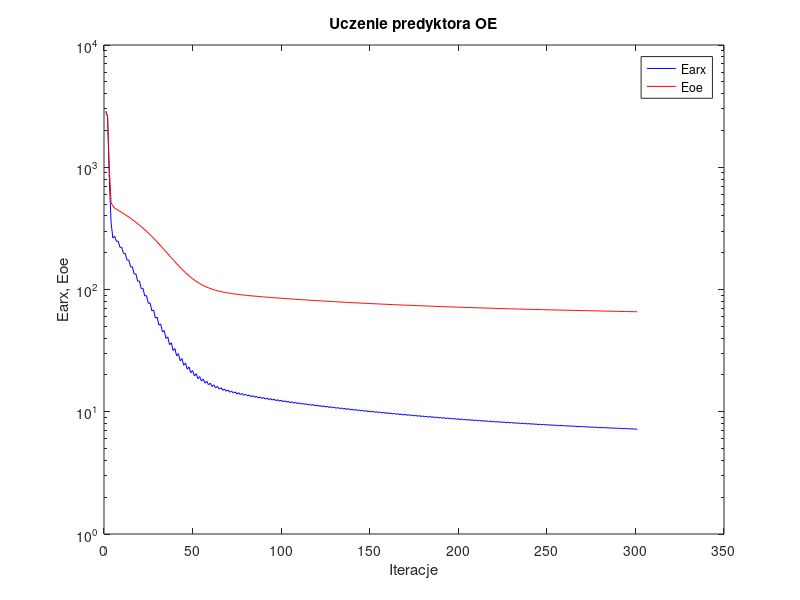
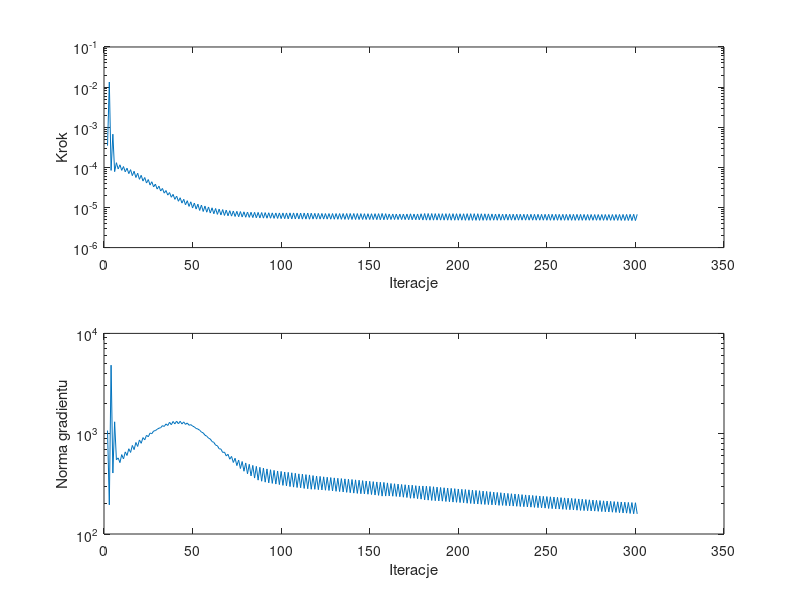

Reproduce these figures in MATLAB, in order.
%uczenie predyktora oe
clear all;
n=0; farx(n+1)=2.866968e+003; foe(n+1)=2.853931e+003; wspucz(n+1)=0.000000e+000; ng(n+1)=0.000000e+000;
n=1; farx(n+1)=2.600613e+003; foe(n+1)=2.607058e+003; krok(n+1)=3.467612e-004; ng(n+1)=1.075223e+003;
n=2; farx(n+1)=7.997455e+002; foe(n+1)=9.867773e+002; krok(n+1)=1.340015e-002; ng(n+1)=1.950544e+002;
n=3; farx(n+1)=3.519130e+002; foe(n+1)=5.106915e+002; krok(n+1)=8.388029e-005; ng(n+1)=4.820287e+003;
n=4; farx(n+1)=2.634756e+002; foe(n+1)=4.845518e+002; krok(n+1)=6.710424e-004; ng(n+1)=4.053785e+002;
n=5; farx(n+1)=2.736911e+002; foe(n+1)=4.630241e+002; krok(n+1)=7.813213e-005; ng(n+1)=1.313703e+003;
n=6; farx(n+1)=2.477167e+002; foe(n+1)=4.535429e+002; krok(n+1)=1.306689e-004; ng(n+1)=5.489194e+002;
n=7; farx(n+1)=2.486752e+002; foe(n+1)=4.449496e+002; krok(n+1)=9.108681e-005; ng(n+1)=5.738661e+002;
n=8; farx(n+1)=2.212160e+002; foe(n+1)=4.360904e+002; krok(n+1)=1.157762e-004; ng(n+1)=5.148993e+002;
n=9; farx(n+1)=2.220783e+002; foe(n+1)=4.274129e+002; krok(n+1)=8.408970e-005; ng(n+1)=6.188430e+002;
n=10; farx(n+1)=1.968638e+002; foe(n+1)=4.184260e+002; krok(n+1)=1.046887e-004; ng(n+1)=5.600575e+002;
n=11; farx(n+1)=1.972935e+002; foe(n+1)=4.096348e+002; krok(n+1)=7.737572e-005; ng(n+1)=6.584564e+002;
n=12; farx(n+1)=1.740342e+002; foe(n+1)=4.005283e+002; krok(n+1)=9.531131e-005; ng(n+1)=6.062555e+002;
n=13; farx(n+1)=1.743566e+002; foe(n+1)=3.916012e+002; krok(n+1)=6.976007e-005; ng(n+1)=7.077995e+002;
n=14; farx(n+1)=1.529382e+002; foe(n+1)=3.823597e+002; krok(n+1)=8.763006e-005; ng(n+1)=6.502760e+002;
n=15; farx(n+1)=1.533349e+002; foe(n+1)=3.732918e+002; krok(n+1)=6.208744e-005; ng(n+1)=7.641817e+002;
n=16; farx(n+1)=1.338521e+002; foe(n+1)=3.639129e+002; krok(n+1)=7.999634e-005; ng(n+1)=6.938203e+002;
n=17; farx(n+1)=1.343209e+002; foe(n+1)=3.547535e+002; krok(n+1)=5.581911e-005; ng(n+1)=8.172105e+002;
n=18; farx(n+1)=1.168226e+002; foe(n+1)=3.453130e+002; krok(n+1)=7.148615e-005; ng(n+1)=7.459350e+002;
n=19; farx(n+1)=1.173513e+002; foe(n+1)=3.361178e+002; krok(n+1)=5.036707e-005; ng(n+1)=8.663150e+002;
n=20; farx(n+1)=1.017429e+002; foe(n+1)=3.266628e+002; krok(n+1)=6.336792e-005; ng(n+1)=8.021301e+002;
n=21; farx(n+1)=1.023687e+002; foe(n+1)=3.174751e+002; krok(n+1)=4.554340e-005; ng(n+1)=9.145862e+002;
n=22; farx(n+1)=8.848801e+001; foe(n+1)=3.080693e+002; krok(n+1)=5.581911e-005; ng(n+1)=8.687249e+002;
n=23; farx(n+1)=8.923129e+001; foe(n+1)=2.989263e+002; krok(n+1)=4.063037e-005; ng(n+1)=9.647843e+002;
n=24; farx(n+1)=7.691854e+001; foe(n+1)=2.895736e+002; krok(n+1)=4.963293e-005; ng(n+1)=9.317118e+002;
n=25; farx(n+1)=7.780020e+001; foe(n+1)=2.805290e+002; krok(n+1)=3.625046e-005; ng(n+1)=1.015216e+003;
n=26; farx(n+1)=6.692508e+001; foe(n+1)=2.713114e+002; krok(n+1)=4.381554e-005; ng(n+1)=1.000049e+003;
n=27; farx(n+1)=6.794241e+001; foe(n+1)=2.624329e+002; krok(n+1)=3.242569e-005; ng(n+1)=1.063562e+003;
n=28; farx(n+1)=5.838147e+001; foe(n+1)=2.534436e+002; krok(n+1)=3.834757e-005; ng(n+1)=1.073618e+003;
n=29; farx(n+1)=5.948076e+001; foe(n+1)=2.448114e+002; krok(n+1)=2.877521e-005; ng(n+1)=1.106524e+003;
n=30; farx(n+1)=5.108078e+001; foe(n+1)=2.360923e+002; krok(n+1)=3.400119e-005; ng(n+1)=1.134708e+003;
n=31; farx(n+1)=5.227691e+001; foe(n+1)=2.277814e+002; krok(n+1)=2.568950e-005; ng(n+1)=1.147785e+003;
n=32; farx(n+1)=4.491916e+001; foe(n+1)=2.194553e+002; krok(n+1)=2.979031e-005; ng(n+1)=1.202980e+003;
n=33; farx(n+1)=4.615374e+001; foe(n+1)=2.115520e+002; krok(n+1)=2.277085e-005; ng(n+1)=1.180726e+003;
n=34; farx(n+1)=3.972369e+001; foe(n+1)=2.036663e+002; krok(n+1)=2.647223e-005; ng(n+1)=1.252038e+003;
n=35; farx(n+1)=4.098522e+001; foe(n+1)=1.962479e+002; krok(n+1)=2.031518e-005; ng(n+1)=1.206293e+003;
n=36; farx(n+1)=3.535270e+001; foe(n+1)=1.888990e+002; krok(n+1)=2.352777e-005; ng(n+1)=1.299072e+003;
n=37; farx(n+1)=3.661874e+001; foe(n+1)=1.820258e+002; krok(n+1)=1.799322e-005; ng(n+1)=1.228629e+003;
n=38; farx(n+1)=3.168770e+001; foe(n+1)=1.752551e+002; krok(n+1)=2.122479e-005; ng(n+1)=1.324778e+003;
n=39; farx(n+1)=3.293959e+001; foe(n+1)=1.689746e+002; krok(n+1)=1.593982e-005; ng(n+1)=1.253022e+003;
n=40; farx(n+1)=2.865089e+001; foe(n+1)=1.628237e+002; krok(n+1)=1.918810e-005; ng(n+1)=1.334228e+003;
n=41; farx(n+1)=2.985191e+001; foe(n+1)=1.571782e+002; krok(n+1)=1.428638e-005; ng(n+1)=1.254705e+003;
n=42; farx(n+1)=2.611507e+001; foe(n+1)=1.516780e+002; krok(n+1)=1.747813e-005; ng(n+1)=1.330862e+003;
n=43; farx(n+1)=2.726073e+001; foe(n+1)=1.466704e+002; krok(n+1)=1.283755e-005; ng(n+1)=1.249871e+003;
n=44; farx(n+1)=2.401391e+001; foe(n+1)=1.418220e+002; krok(n+1)=1.602405e-005; ng(n+1)=1.310969e+003;
n=45; farx(n+1)=2.509258e+001; foe(n+1)=1.374436e+002; krok(n+1)=1.165597e-005; ng(n+1)=1.237859e+003;
n=46; farx(n+1)=2.227302e+001; foe(n+1)=1.332346e+002; krok(n+1)=1.476011e-005; ng(n+1)=1.279148e+003;
n=47; farx(n+1)=2.327583e+001; foe(n+1)=1.294557e+002; krok(n+1)=1.063629e-005; ng(n+1)=1.213547e+003;
n=48; farx(n+1)=2.081317e+001; foe(n+1)=1.258446e+002; krok(n+1)=1.384553e-005; ng(n+1)=1.231092e+003;
n=49; farx(n+1)=2.174973e+001; foe(n+1)=1.226099e+002; krok(n+1)=9.681156e-006; ng(n+1)=1.190745e+003;
n=50; farx(n+1)=1.963645e+001; foe(n+1)=1.195422e+002; krok(n+1)=1.290553e-005; ng(n+1)=1.168483e+003;
n=51; farx(n+1)=2.048686e+001; foe(n+1)=1.168253e+002; krok(n+1)=9.119360e-006; ng(n+1)=1.127856e+003;
n=52; farx(n+1)=1.863872e+001; foe(n+1)=1.142674e+002; krok(n+1)=1.209447e-005; ng(n+1)=1.113271e+003;
n=53; farx(n+1)=1.941905e+001; foe(n+1)=1.119868e+002; krok(n+1)=8.429495e-006; ng(n+1)=1.082881e+003;
n=54; farx(n+1)=1.782100e+001; foe(n+1)=1.098510e+002; krok(n+1)=1.149974e-005; ng(n+1)=1.037678e+003;
n=55; farx(n+1)=1.852601e+001; foe(n+1)=1.079583e+002; krok(n+1)=7.940086e-006; ng(n+1)=1.018655e+003;
n=56; farx(n+1)=1.714615e+001; foe(n+1)=1.061916e+002; krok(n+1)=1.085468e-005; ng(n+1)=9.658662e+002;
n=57; farx(n+1)=1.778088e+001; foe(n+1)=1.046312e+002; krok(n+1)=7.622483e-006; ng(n+1)=9.447838e+002;
n=58; farx(n+1)=1.656880e+001; foe(n+1)=1.031819e+002; krok(n+1)=1.029142e-005; ng(n+1)=9.023106e+002;
n=59; farx(n+1)=1.714711e+001; foe(n+1)=1.018886e+002; krok(n+1)=7.258975e-006; ng(n+1)=8.854791e+002;
n=60; farx(n+1)=1.608618e+001; foe(n+1)=1.006935e+002; krok(n+1)=9.809075e-006; ng(n+1)=8.349132e+002;
n=61; farx(n+1)=1.660568e+001; foe(n+1)=9.962302e+001; krok(n+1)=6.971762e-006; ng(n+1)=8.194989e+002;
n=62; farx(n+1)=1.567113e+001; foe(n+1)=9.863169e+001; krok(n+1)=9.433029e-006; ng(n+1)=7.688091e+002;
n=63; farx(n+1)=1.613995e+001; foe(n+1)=9.774026e+001; krok(n+1)=6.723172e-006; ng(n+1)=7.588132e+002;
n=64; farx(n+1)=1.531067e+001; foe(n+1)=9.691229e+001; krok(n+1)=9.109987e-006; ng(n+1)=7.072923e+002;
n=65; farx(n+1)=1.573506e+001; foe(n+1)=9.616376e+001; krok(n+1)=6.503681e-006; ng(n+1)=7.030902e+002;
n=66; farx(n+1)=1.499188e+001; foe(n+1)=9.546488e+001; krok(n+1)=8.869972e-006; ng(n+1)=6.499845e+002;
n=67; farx(n+1)=1.538112e+001; foe(n+1)=9.482880e+001; krok(n+1)=6.325379e-006; ng(n+1)=6.558532e+002;
n=68; farx(n+1)=1.471103e+001; foe(n+1)=9.423339e+001; krok(n+1)=8.593476e-006; ng(n+1)=6.003642e+002;
n=69; farx(n+1)=1.506861e+001; foe(n+1)=9.368711e+001; krok(n+1)=6.202616e-006; ng(n+1)=6.233781e+002;
n=70; farx(n+1)=1.445956e+001; foe(n+1)=9.317337e+001; krok(n+1)=8.322079e-006; ng(n+1)=5.569597e+002;
n=71; farx(n+1)=1.478845e+001; foe(n+1)=9.269792e+001; krok(n+1)=6.089131e-006; ng(n+1)=5.935168e+002;
n=72; farx(n+1)=1.422766e+001; foe(n+1)=9.224699e+001; krok(n+1)=8.166804e-006; ng(n+1)=5.165122e+002;
n=73; farx(n+1)=1.453515e+001; foe(n+1)=9.182596e+001; krok(n+1)=5.965818e-006; ng(n+1)=5.693073e+002;
n=74; farx(n+1)=1.401627e+001; foe(n+1)=9.142428e+001; krok(n+1)=8.010217e-006; ng(n+1)=4.806881e+002;
n=75; farx(n+1)=1.430439e+001; foe(n+1)=9.104677e+001; krok(n+1)=5.876381e-006; ng(n+1)=5.465018e+002;
n=76; farx(n+1)=1.381811e+001; foe(n+1)=9.068392e+001; krok(n+1)=7.909320e-006; ng(n+1)=4.494704e+002;
n=77; farx(n+1)=1.409220e+001; foe(n+1)=9.034000e+001; krok(n+1)=5.782213e-006; ng(n+1)=5.282187e+002;
n=78; farx(n+1)=1.363449e+001; foe(n+1)=9.000804e+001; krok(n+1)=7.792977e-006; ng(n+1)=4.225269e+002;
n=79; farx(n+1)=1.389520e+001; foe(n+1)=8.969136e+001; krok(n+1)=5.705403e-006; ng(n+1)=5.109936e+002;
n=80; farx(n+1)=1.346229e+001; foe(n+1)=8.938372e+001; krok(n+1)=7.698578e-006; ng(n+1)=3.983506e+002;
n=81; farx(n+1)=1.371246e+001; foe(n+1)=8.908906e+001; krok(n+1)=5.667521e-006; ng(n+1)=4.954775e+002;
n=82; farx(n+1)=1.329831e+001; foe(n+1)=8.880184e+001; krok(n+1)=7.598479e-006; ng(n+1)=3.794959e+002;
n=83; farx(n+1)=1.353977e+001; foe(n+1)=8.852453e+001; krok(n+1)=5.597181e-006; ng(n+1)=4.830485e+002;
n=84; farx(n+1)=1.314214e+001; foe(n+1)=8.825318e+001; krok(n+1)=7.559406e-006; ng(n+1)=3.611174e+002;
n=85; farx(n+1)=1.337611e+001; foe(n+1)=8.799000e+001; krok(n+1)=5.523363e-006; ng(n+1)=4.723787e+002;
n=86; farx(n+1)=1.299349e+001; foe(n+1)=8.773149e+001; krok(n+1)=7.532364e-006; ng(n+1)=3.444292e+002;
n=87; farx(n+1)=1.322116e+001; foe(n+1)=8.748024e+001; krok(n+1)=5.476369e-006; ng(n+1)=4.625353e+002;
n=88; farx(n+1)=1.285108e+001; foe(n+1)=8.723296e+001; krok(n+1)=7.486185e-006; ng(n+1)=3.359022e+002;
n=89; farx(n+1)=1.307296e+001; foe(n+1)=8.699174e+001; krok(n+1)=5.424274e-006; ng(n+1)=4.538811e+002;
n=90; farx(n+1)=1.271498e+001; foe(n+1)=8.675374e+001; krok(n+1)=7.447416e-006; ng(n+1)=3.287842e+002;
n=91; farx(n+1)=1.293150e+001; foe(n+1)=8.652140e+001; krok(n+1)=5.396550e-006; ng(n+1)=4.454632e+002;
n=92; farx(n+1)=1.258452e+001; foe(n+1)=8.629178e+001; krok(n+1)=7.381362e-006; ng(n+1)=3.235197e+002;
n=93; farx(n+1)=1.279607e+001; foe(n+1)=8.606737e+001; krok(n+1)=5.386485e-006; ng(n+1)=4.373693e+002;
n=94; farx(n+1)=1.245750e+001; foe(n+1)=8.584535e+001; krok(n+1)=7.334139e-006; ng(n+1)=3.196057e+002;
n=95; farx(n+1)=1.266503e+001; foe(n+1)=8.562752e+001; krok(n+1)=5.347987e-006; ng(n+1)=4.312055e+002;
n=96; farx(n+1)=1.233532e+001; foe(n+1)=8.541184e+001; krok(n+1)=7.303802e-006; ng(n+1)=3.146266e+002;
n=97; farx(n+1)=1.253877e+001; foe(n+1)=8.520017e+001; krok(n+1)=5.329233e-006; ng(n+1)=4.248742e+002;
n=98; farx(n+1)=1.221518e+001; foe(n+1)=8.499045e+001; krok(n+1)=7.304702e-006; ng(n+1)=3.107986e+002;
n=99; farx(n+1)=1.241565e+001; foe(n+1)=8.478375e+001; krok(n+1)=5.269152e-006; ng(n+1)=4.208370e+002;
n=100; farx(n+1)=1.210020e+001; foe(n+1)=8.457890e+001; krok(n+1)=7.303802e-006; ng(n+1)=3.053091e+002;
n=101; farx(n+1)=1.229692e+001; foe(n+1)=8.437744e+001; krok(n+1)=5.254384e-006; ng(n+1)=4.152958e+002;
n=102; farx(n+1)=1.198703e+001; foe(n+1)=8.417764e+001; krok(n+1)=7.304702e-006; ng(n+1)=3.019606e+002;
n=103; farx(n+1)=1.218076e+001; foe(n+1)=8.398051e+001; krok(n+1)=5.201888e-006; ng(n+1)=4.116346e+002;
n=104; farx(n+1)=1.187723e+001; foe(n+1)=8.378484e+001; krok(n+1)=7.334139e-006; ng(n+1)=2.969083e+002;
n=105; farx(n+1)=1.206816e+001; foe(n+1)=8.359196e+001; krok(n+1)=5.173162e-006; ng(n+1)=4.076748e+002;
n=106; farx(n+1)=1.177105e+001; foe(n+1)=8.340061e+001; krok(n+1)=7.316160e-006; ng(n+1)=2.934674e+002;
n=107; farx(n+1)=1.195872e+001; foe(n+1)=8.321205e+001; krok(n+1)=5.160397e-006; ng(n+1)=4.031239e+002;
n=108; farx(n+1)=1.166859e+001; foe(n+1)=8.302493e+001; krok(n+1)=7.265431e-006; ng(n+1)=2.906013e+002;
n=109; farx(n+1)=1.185263e+001; foe(n+1)=8.284086e+001; krok(n+1)=5.173162e-006; ng(n+1)=3.977397e+002;
n=110; farx(n+1)=1.156638e+001; foe(n+1)=8.265809e+001; krok(n+1)=7.258975e-006; ng(n+1)=2.889129e+002;
n=111; farx(n+1)=1.174805e+001; foe(n+1)=8.247738e+001; krok(n+1)=5.123959e-006; ng(n+1)=3.952065e+002;
n=112; farx(n+1)=1.146814e+001; foe(n+1)=8.229793e+001; krok(n+1)=7.265431e-006; ng(n+1)=2.845773e+002;
n=113; farx(n+1)=1.164676e+001; foe(n+1)=8.212112e+001; krok(n+1)=5.123959e-006; ng(n+1)=3.908856e+002;
n=114; farx(n+1)=1.137103e+001; foe(n+1)=8.194554e+001; krok(n+1)=7.258975e-006; ng(n+1)=2.825784e+002;
n=115; farx(n+1)=1.154731e+001; foe(n+1)=8.177201e+001; krok(n+1)=5.093343e-006; ng(n+1)=3.880876e+002;
n=116; farx(n+1)=1.127881e+001; foe(n+1)=8.159978e+001; krok(n+1)=7.204914e-006; ng(n+1)=2.793648e+002;
n=117; farx(n+1)=1.145141e+001; foe(n+1)=8.143046e+001; krok(n+1)=5.134573e-006; ng(n+1)=3.823222e+002;
n=118; farx(n+1)=1.118724e+001; foe(n+1)=8.126232e+001; krok(n+1)=7.137645e-006; ng(n+1)=2.791514e+002;
n=119; farx(n+1)=1.135700e+001; foe(n+1)=8.109641e+001; krok(n+1)=5.126555e-006; ng(n+1)=3.786690e+002;
n=120; farx(n+1)=1.109761e+001; foe(n+1)=8.093156e+001; krok(n+1)=7.122056e-006; ng(n+1)=2.767605e+002;
n=121; farx(n+1)=1.126487e+001; foe(n+1)=8.076893e+001; krok(n+1)=5.123959e-006; ng(n+1)=3.752043e+002;
n=122; farx(n+1)=1.101028e+001; foe(n+1)=8.060743e+001; krok(n+1)=7.086051e-006; ng(n+1)=2.749658e+002;
n=123; farx(n+1)=1.117479e+001; foe(n+1)=8.044809e+001; krok(n+1)=5.126555e-006; ng(n+1)=3.714531e+002;
n=124; farx(n+1)=1.092464e+001; foe(n+1)=8.028984e+001; krok(n+1)=7.058032e-006; ng(n+1)=2.731977e+002;
n=125; farx(n+1)=1.108661e+001; foe(n+1)=8.013361e+001; krok(n+1)=5.123959e-006; ng(n+1)=3.680563e+002;
n=126; farx(n+1)=1.084035e+001; foe(n+1)=7.997846e+001; krok(n+1)=7.048309e-006; ng(n+1)=2.715386e+002;
n=127; farx(n+1)=1.099994e+001; foe(n+1)=7.982510e+001; krok(n+1)=5.104567e-006; ng(n+1)=3.652800e+002;
n=128; farx(n+1)=1.075771e+001; foe(n+1)=7.967275e+001; krok(n+1)=7.058032e-006; ng(n+1)=2.690069e+002;
n=129; farx(n+1)=1.091501e+001; foe(n+1)=7.952217e+001; krok(n+1)=5.085796e-006; ng(n+1)=3.625813e+002;
n=130; farx(n+1)=1.067699e+001; foe(n+1)=7.937257e+001; krok(n+1)=7.058032e-006; ng(n+1)=2.665273e+002;
n=131; farx(n+1)=1.083208e+001; foe(n+1)=7.922482e+001; krok(n+1)=5.082078e-006; ng(n+1)=3.595766e+002;
n=132; farx(n+1)=1.059764e+001; foe(n+1)=7.907810e+001; krok(n+1)=7.048309e-006; ng(n+1)=2.650129e+002;
n=133; farx(n+1)=1.075048e+001; foe(n+1)=7.893300e+001; krok(n+1)=5.062902e-006; ng(n+1)=3.569685e+002;
n=134; farx(n+1)=1.051987e+001; foe(n+1)=7.878886e+001; krok(n+1)=7.058032e-006; ng(n+1)=2.624246e+002;
n=135; farx(n+1)=1.067053e+001; foe(n+1)=7.864638e+001; krok(n+1)=5.048133e-006; ng(n+1)=3.543196e+002;
n=136; farx(n+1)=1.044343e+001; foe(n+1)=7.850482e+001; krok(n+1)=7.068094e-006; ng(n+1)=2.601338e+002;
n=137; farx(n+1)=1.059216e+001; foe(n+1)=7.836482e+001; krok(n+1)=5.032633e-006; ng(n+1)=3.519297e+002;
n=138; farx(n+1)=1.036863e+001; foe(n+1)=7.822582e+001; krok(n+1)=7.068094e-006; ng(n+1)=2.580398e+002;
n=139; farx(n+1)=1.051521e+001; foe(n+1)=7.808834e+001; krok(n+1)=5.017758e-006; ng(n+1)=3.493287e+002;
n=140; farx(n+1)=1.029549e+001; foe(n+1)=7.795177e+001; krok(n+1)=7.066537e-006; ng(n+1)=2.556728e+002;
n=141; farx(n+1)=1.043993e+001; foe(n+1)=7.781681e+001; krok(n+1)=5.013524e-006; ng(n+1)=3.464771e+002;
n=142; farx(n+1)=1.022360e+001; foe(n+1)=7.768277e+001; krok(n+1)=7.058032e-006; ng(n+1)=2.539374e+002;
n=143; farx(n+1)=1.036608e+001; foe(n+1)=7.755022e+001; krok(n+1)=5.005977e-006; ng(n+1)=3.438766e+002;
n=144; farx(n+1)=1.015380e+001; foe(n+1)=7.741863e+001; krok(n+1)=7.026980e-006; ng(n+1)=2.521535e+002;
n=145; farx(n+1)=1.029392e+001; foe(n+1)=7.728869e+001; krok(n+1)=5.017758e-006; ng(n+1)=3.404261e+002;
n=146; farx(n+1)=1.008492e+001; foe(n+1)=7.715962e+001; krok(n+1)=7.000011e-006; ng(n+1)=2.510222e+002;
n=147; farx(n+1)=1.022297e+001; foe(n+1)=7.703205e+001; krok(n+1)=5.013524e-006; ng(n+1)=3.376581e+002;
n=148; farx(n+1)=1.001707e+001; foe(n+1)=7.690530e+001; krok(n+1)=6.997257e-006; ng(n+1)=2.492170e+002;
n=149; farx(n+1)=1.015339e+001; foe(n+1)=7.677994e+001; krok(n+1)=5.005977e-006; ng(n+1)=3.352792e+002;
n=150; farx(n+1)=9.950650e+000; foe(n+1)=7.665548e+001; krok(n+1)=6.986434e-006; ng(n+1)=2.475640e+002;
n=151; farx(n+1)=1.008476e+001; foe(n+1)=7.653234e+001; krok(n+1)=4.987973e-006; ng(n+1)=3.327366e+002;
n=152; farx(n+1)=9.885294e+000; foe(n+1)=7.640987e+001; krok(n+1)=7.005815e-006; ng(n+1)=2.447106e+002;
n=153; farx(n+1)=1.001761e+001; foe(n+1)=7.628885e+001; krok(n+1)=4.977768e-006; ng(n+1)=3.303666e+002;
n=154; farx(n+1)=9.821154e+000; foe(n+1)=7.616851e+001; krok(n+1)=7.005815e-006; ng(n+1)=2.427598e+002;
n=155; farx(n+1)=9.951047e+000; foe(n+1)=7.604958e+001; krok(n+1)=4.944182e-006; ng(n+1)=3.280001e+002;
n=156; farx(n+1)=9.757191e+000; foe(n+1)=7.593084e+001; krok(n+1)=7.086051e-006; ng(n+1)=2.386835e+002;
n=157; farx(n+1)=9.886749e+000; foe(n+1)=7.581364e+001; krok(n+1)=4.942298e-006; ng(n+1)=3.267872e+002;
n=158; farx(n+1)=9.696170e+000; foe(n+1)=7.569741e+001; krok(n+1)=7.005815e-006; ng(n+1)=2.388901e+002;
n=159; farx(n+1)=9.823919e+000; foe(n+1)=7.558254e+001; krok(n+1)=4.976235e-006; ng(n+1)=3.233089e+002;
n=160; farx(n+1)=9.637233e+000; foe(n+1)=7.546880e+001; krok(n+1)=6.891598e-006; ng(n+1)=2.393847e+002;
n=161; farx(n+1)=9.761981e+000; foe(n+1)=7.535643e+001; krok(n+1)=5.005977e-006; ng(n+1)=3.188414e+002;
n=162; farx(n+1)=9.577602e+000; foe(n+1)=7.524473e+001; krok(n+1)=6.890538e-006; ng(n+1)=2.380901e+002;
n=163; farx(n+1)=9.701215e+000; foe(n+1)=7.513416e+001; krok(n+1)=4.999771e-006; ng(n+1)=3.170042e+002;
n=164; farx(n+1)=9.519664e+000; foe(n+1)=7.502450e+001; krok(n+1)=6.861689e-006; ng(n+1)=2.370033e+002;
n=165; farx(n+1)=9.641439e+000; foe(n+1)=7.491589e+001; krok(n+1)=4.999771e-006; ng(n+1)=3.143555e+002;
n=166; farx(n+1)=9.462798e+000; foe(n+1)=7.480811e+001; krok(n+1)=6.844969e-006; ng(n+1)=2.353657e+002;
n=167; farx(n+1)=9.582467e+000; foe(n+1)=7.470142e+001; krok(n+1)=4.987973e-006; ng(n+1)=3.117265e+002;
n=168; farx(n+1)=9.406463e+000; foe(n+1)=7.459529e+001; krok(n+1)=6.869231e-006; ng(n+1)=2.327155e+002;
n=169; farx(n+1)=9.524756e+000; foe(n+1)=7.449033e+001; krok(n+1)=4.977768e-006; ng(n+1)=3.097564e+002;
n=170; farx(n+1)=9.351262e+000; foe(n+1)=7.438599e+001; krok(n+1)=6.866794e-006; ng(n+1)=2.310386e+002;
n=171; farx(n+1)=9.467429e+000; foe(n+1)=7.428277e+001; krok(n+1)=4.944182e-006; ng(n+1)=3.076043e+002;
n=172; farx(n+1)=9.296129e+000; foe(n+1)=7.417975e+001; krok(n+1)=6.948457e-006; ng(n+1)=2.272118e+002;
n=173; farx(n+1)=9.412082e+000; foe(n+1)=7.407796e+001; krok(n+1)=4.942298e-006; ng(n+1)=3.065774e+002;
n=174; farx(n+1)=9.243611e+000; foe(n+1)=7.397703e+001; krok(n+1)=6.869231e-006; ng(n+1)=2.273350e+002;
n=175; farx(n+1)=9.357146e+000; foe(n+1)=7.387719e+001; krok(n+1)=4.944182e-006; ng(n+1)=3.032901e+002;
n=176; farx(n+1)=9.191068e+000; foe(n+1)=7.377778e+001; krok(n+1)=6.891598e-006; ng(n+1)=2.250614e+002;
n=177; farx(n+1)=9.303021e+000; foe(n+1)=7.367953e+001; krok(n+1)=4.920561e-006; ng(n+1)=3.014206e+002;
n=178; farx(n+1)=9.138239e+000; foe(n+1)=7.358155e+001; krok(n+1)=6.971762e-006; ng(n+1)=2.225726e+002;
n=179; farx(n+1)=9.249327e+000; foe(n+1)=7.348444e+001; krok(n+1)=4.858372e-006; ng(n+1)=3.011869e+002;
n=180; farx(n+1)=9.086669e+000; foe(n+1)=7.338760e+001; krok(n+1)=7.058032e-006; ng(n+1)=2.190668e+002;
n=181; farx(n+1)=9.197022e+000; foe(n+1)=7.329181e+001; krok(n+1)=4.837436e-006; ng(n+1)=3.001214e+002;
n=182; farx(n+1)=9.036581e+000; foe(n+1)=7.319657e+001; krok(n+1)=7.058032e-006; ng(n+1)=2.176207e+002;
n=183; farx(n+1)=9.145585e+000; foe(n+1)=7.310231e+001; krok(n+1)=4.828730e-006; ng(n+1)=2.981303e+002;
n=184; farx(n+1)=8.987585e+000; foe(n+1)=7.300861e+001; krok(n+1)=7.051136e-006; ng(n+1)=2.160686e+002;
n=185; farx(n+1)=9.095135e+000; foe(n+1)=7.291594e+001; krok(n+1)=4.828730e-006; ng(n+1)=2.958195e+002;
n=186; farx(n+1)=8.939673e+000; foe(n+1)=7.282380e+001; krok(n+1)=7.026980e-006; ng(n+1)=2.147932e+002;
n=187; farx(n+1)=9.045696e+000; foe(n+1)=7.273275e+001; krok(n+1)=4.837436e-006; ng(n+1)=2.932241e+002;
n=188; farx(n+1)=8.892408e+000; foe(n+1)=7.264222e+001; krok(n+1)=7.005815e-006; ng(n+1)=2.138149e+002;
n=189; farx(n+1)=8.997072e+000; foe(n+1)=7.255267e+001; krok(n+1)=4.837436e-006; ng(n+1)=2.910124e+002;
n=190; farx(n+1)=8.845869e+000; foe(n+1)=7.246364e+001; krok(n+1)=6.997257e-006; ng(n+1)=2.126009e+002;
n=191; farx(n+1)=8.949153e+000; foe(n+1)=7.237552e+001; krok(n+1)=4.828513e-006; ng(n+1)=2.889865e+002;
n=192; farx(n+1)=8.800040e+000; foe(n+1)=7.228785e+001; krok(n+1)=7.005815e-006; ng(n+1)=2.109430e+002;
n=193; farx(n+1)=8.902156e+000; foe(n+1)=7.220111e+001; krok(n+1)=4.823798e-006; ng(n+1)=2.870857e+002;
n=194; farx(n+1)=8.755046e+000; foe(n+1)=7.211486e+001; krok(n+1)=7.000011e-006; ng(n+1)=2.097018e+002;
n=195; farx(n+1)=8.855839e+000; foe(n+1)=7.202949e+001; krok(n+1)=4.814381e-006; ng(n+1)=2.851268e+002;
n=196; farx(n+1)=8.710820e+000; foe(n+1)=7.194454e+001; krok(n+1)=7.005815e-006; ng(n+1)=2.080621e+002;
n=197; farx(n+1)=8.810481e+000; foe(n+1)=7.186052e+001; krok(n+1)=4.814375e-006; ng(n+1)=2.831550e+002;
n=198; farx(n+1)=8.667494e+000; foe(n+1)=7.177698e+001; krok(n+1)=6.986564e-006; ng(n+1)=2.070474e+002;
n=199; farx(n+1)=8.765857e+000; foe(n+1)=7.169432e+001; krok(n+1)=4.814375e-006; ng(n+1)=2.810024e+002;
n=200; farx(n+1)=8.624897e+000; foe(n+1)=7.161211e+001; krok(n+1)=6.975132e-006; ng(n+1)=2.058258e+002;
n=201; farx(n+1)=8.722131e+000; foe(n+1)=7.153077e+001; krok(n+1)=4.820245e-006; ng(n+1)=2.789027e+002;
n=202; farx(n+1)=8.582644e+000; foe(n+1)=7.144996e+001; krok(n+1)=6.971762e-006; ng(n+1)=2.050403e+002;
n=203; farx(n+1)=8.678658e+000; foe(n+1)=7.136978e+001; krok(n+1)=4.792424e-006; ng(n+1)=2.774660e+002;
n=204; farx(n+1)=8.541251e+000; foe(n+1)=7.128998e+001; krok(n+1)=7.005815e-006; ng(n+1)=2.026701e+002;
n=205; farx(n+1)=8.636232e+000; foe(n+1)=7.121101e+001; krok(n+1)=4.789737e-006; ng(n+1)=2.756633e+002;
n=206; farx(n+1)=8.500602e+000; foe(n+1)=7.113249e+001; krok(n+1)=6.997257e-006; ng(n+1)=2.016032e+002;
n=207; farx(n+1)=8.594403e+000; foe(n+1)=7.105472e+001; krok(n+1)=4.782160e-006; ng(n+1)=2.738063e+002;
n=208; farx(n+1)=8.460650e+000; foe(n+1)=7.097736e+001; krok(n+1)=7.000011e-006; ng(n+1)=2.001420e+002;
n=209; farx(n+1)=8.553393e+000; foe(n+1)=7.090079e+001; krok(n+1)=4.782160e-006; ng(n+1)=2.719153e+002;
n=210; farx(n+1)=8.421413e+000; foe(n+1)=7.082466e+001; krok(n+1)=6.986564e-006; ng(n+1)=1.991389e+002;
n=211; farx(n+1)=8.513063e+000; foe(n+1)=7.074928e+001; krok(n+1)=4.782160e-006; ng(n+1)=2.699837e+002;
n=212; farx(n+1)=8.383001e+000; foe(n+1)=7.067433e+001; krok(n+1)=6.966570e-006; ng(n+1)=1.980794e+002;
n=213; farx(n+1)=8.473420e+000; foe(n+1)=7.060017e+001; krok(n+1)=4.785964e-006; ng(n+1)=2.678125e+002;
n=214; farx(n+1)=8.345232e+000; foe(n+1)=7.052639e+001; krok(n+1)=6.948457e-006; ng(n+1)=1.970022e+002;
n=215; farx(n+1)=8.434600e+000; foe(n+1)=7.045341e+001; krok(n+1)=4.797026e-006; ng(n+1)=2.656890e+002;
n=216; farx(n+1)=8.308007e+000; foe(n+1)=7.038085e+001; krok(n+1)=6.921689e-006; ng(n+1)=1.964234e+002;
n=217; farx(n+1)=8.396310e+000; foe(n+1)=7.030899e+001; krok(n+1)=4.797026e-006; ng(n+1)=2.637928e+002;
n=218; farx(n+1)=8.271751e+000; foe(n+1)=7.023754e+001; krok(n+1)=6.891598e-006; ng(n+1)=1.953511e+002;
n=219; farx(n+1)=8.358830e+000; foe(n+1)=7.016689e+001; krok(n+1)=4.814375e-006; ng(n+1)=2.613433e+002;
n=220; farx(n+1)=8.235739e+000; foe(n+1)=7.009661e+001; krok(n+1)=6.869231e-006; ng(n+1)=1.947760e+002;
n=221; farx(n+1)=8.321637e+000; foe(n+1)=7.002701e+001; krok(n+1)=4.801192e-006; ng(n+1)=2.595957e+002;
n=222; farx(n+1)=8.200185e+000; foe(n+1)=6.995764e+001; krok(n+1)=6.891598e-006; ng(n+1)=1.929991e+002;
n=223; farx(n+1)=8.285471e+000; foe(n+1)=6.988902e+001; krok(n+1)=4.811020e-006; ng(n+1)=2.580210e+002;
n=224; farx(n+1)=8.165884e+000; foe(n+1)=6.982085e+001; krok(n+1)=6.824661e-006; ng(n+1)=1.928395e+002;
n=225; farx(n+1)=8.249789e+000; foe(n+1)=6.975342e+001; krok(n+1)=4.828513e-006; ng(n+1)=2.553947e+002;
n=226; farx(n+1)=8.131528e+000; foe(n+1)=6.968630e+001; krok(n+1)=6.819177e-006; ng(n+1)=1.920050e+002;
n=227; farx(n+1)=8.214616e+000; foe(n+1)=6.961981e+001; krok(n+1)=4.822702e-006; ng(n+1)=2.539158e+002;
n=228; farx(n+1)=8.097943e+000; foe(n+1)=6.955366e+001; krok(n+1)=6.807713e-006; ng(n+1)=1.909440e+002;
n=229; farx(n+1)=8.180015e+000; foe(n+1)=6.948816e+001; krok(n+1)=4.823798e-006; ng(n+1)=2.520606e+002;
n=230; farx(n+1)=8.064705e+000; foe(n+1)=6.942297e+001; krok(n+1)=6.808389e-006; ng(n+1)=1.898918e+002;
n=231; farx(n+1)=8.145984e+000; foe(n+1)=6.935838e+001; krok(n+1)=4.820245e-006; ng(n+1)=2.505654e+002;
n=232; farx(n+1)=8.032118e+000; foe(n+1)=6.929414e+001; krok(n+1)=6.798773e-006; ng(n+1)=1.889330e+002;
n=233; farx(n+1)=8.112495e+000; foe(n+1)=6.923048e+001; krok(n+1)=4.820245e-006; ng(n+1)=2.488692e+002;
n=234; farx(n+1)=8.000203e+000; foe(n+1)=6.916716e+001; krok(n+1)=6.780679e-006; ng(n+1)=1.879633e+002;
n=235; farx(n+1)=8.079619e+000; foe(n+1)=6.910447e+001; krok(n+1)=4.828730e-006; ng(n+1)=2.469310e+002;
n=236; farx(n+1)=7.968685e+000; foe(n+1)=6.904210e+001; krok(n+1)=6.763611e-006; ng(n+1)=1.872266e+002;
n=237; farx(n+1)=8.047206e+000; foe(n+1)=6.898030e+001; krok(n+1)=4.828730e-006; ng(n+1)=2.452456e+002;
n=238; farx(n+1)=7.937656e+000; foe(n+1)=6.891881e+001; krok(n+1)=6.755832e-006; ng(n+1)=1.862421e+002;
n=239; farx(n+1)=8.015313e+000; foe(n+1)=6.885790e+001; krok(n+1)=4.828730e-006; ng(n+1)=2.435985e+002;
n=240; farx(n+1)=7.907010e+000; foe(n+1)=6.879727e+001; krok(n+1)=6.754223e-006; ng(n+1)=1.852882e+002;
n=241; farx(n+1)=7.983874e+000; foe(n+1)=6.873718e+001; krok(n+1)=4.822702e-006; ng(n+1)=2.421568e+002;
n=242; farx(n+1)=7.876887e+000; foe(n+1)=6.867738e+001; krok(n+1)=6.754223e-006; ng(n+1)=1.841945e+002;
n=243; farx(n+1)=7.952906e+000; foe(n+1)=6.861812e+001; krok(n+1)=4.817624e-006; ng(n+1)=2.406341e+002;
n=244; farx(n+1)=7.847225e+000; foe(n+1)=6.855912e+001; krok(n+1)=6.755832e-006; ng(n+1)=1.830628e+002;
n=245; farx(n+1)=7.922533e+000; foe(n+1)=6.850066e+001; krok(n+1)=4.820245e-006; ng(n+1)=2.391233e+002;
n=246; farx(n+1)=7.818053e+000; foe(n+1)=6.844252e+001; krok(n+1)=6.741397e-006; ng(n+1)=1.823812e+002;
n=247; farx(n+1)=7.892498e+000; foe(n+1)=6.838486e+001; krok(n+1)=4.814375e-006; ng(n+1)=2.375950e+002;
n=248; farx(n+1)=7.789239e+000; foe(n+1)=6.832748e+001; krok(n+1)=6.750279e-006; ng(n+1)=1.811830e+002;
n=249; farx(n+1)=7.862839e+000; foe(n+1)=6.827058e+001; krok(n+1)=4.801192e-006; ng(n+1)=2.362286e+002;
n=250; farx(n+1)=7.760762e+000; foe(n+1)=6.821388e+001; krok(n+1)=6.773676e-006; ng(n+1)=1.797370e+002;
n=251; farx(n+1)=7.833784e+000; foe(n+1)=6.815771e+001; krok(n+1)=4.797026e-006; ng(n+1)=2.350200e+002;
n=252; farx(n+1)=7.732870e+000; foe(n+1)=6.810180e+001; krok(n+1)=6.763611e-006; ng(n+1)=1.789693e+002;
n=253; farx(n+1)=7.805164e+000; foe(n+1)=6.804638e+001; krok(n+1)=4.797026e-006; ng(n+1)=2.335451e+002;
n=254; farx(n+1)=7.705430e+000; foe(n+1)=6.799124e+001; krok(n+1)=6.754223e-006; ng(n+1)=1.781460e+002;
n=255; farx(n+1)=7.776975e+000; foe(n+1)=6.793657e+001; krok(n+1)=4.797026e-006; ng(n+1)=2.320426e+002;
n=256; farx(n+1)=7.678471e+000; foe(n+1)=6.788217e+001; krok(n+1)=6.742385e-006; ng(n+1)=1.772843e+002;
n=257; farx(n+1)=7.749191e+000; foe(n+1)=6.782825e+001; krok(n+1)=4.797026e-006; ng(n+1)=2.304455e+002;
n=258; farx(n+1)=7.651816e+000; foe(n+1)=6.777456e+001; krok(n+1)=6.742385e-006; ng(n+1)=1.763125e+002;
n=259; farx(n+1)=7.721880e+000; foe(n+1)=6.772134e+001; krok(n+1)=4.797026e-006; ng(n+1)=2.290649e+002;
n=260; farx(n+1)=7.625591e+000; foe(n+1)=6.766838e+001; krok(n+1)=6.733170e-006; ng(n+1)=1.755632e+002;
n=261; farx(n+1)=7.694921e+000; foe(n+1)=6.761585e+001; krok(n+1)=4.793446e-006; ng(n+1)=2.276538e+002;
n=262; farx(n+1)=7.599637e+000; foe(n+1)=6.756357e+001; krok(n+1)=6.741397e-006; ng(n+1)=1.745761e+002;
n=263; farx(n+1)=7.668364e+000; foe(n+1)=6.751169e+001; krok(n+1)=4.786183e-006; ng(n+1)=2.264821e+002;
n=264; farx(n+1)=7.574154e+000; foe(n+1)=6.746007e+001; krok(n+1)=6.741397e-006; ng(n+1)=1.736367e+002;
n=265; farx(n+1)=7.642196e+000; foe(n+1)=6.740885e+001; krok(n+1)=4.782160e-006; ng(n+1)=2.251422e+002;
n=266; farx(n+1)=7.549167e+000; foe(n+1)=6.735789e+001; krok(n+1)=6.733170e-006; ng(n+1)=1.726909e+002;
n=267; farx(n+1)=7.616471e+000; foe(n+1)=6.730736e+001; krok(n+1)=4.785964e-006; ng(n+1)=2.235876e+002;
n=268; farx(n+1)=7.524454e+000; foe(n+1)=6.725706e+001; krok(n+1)=6.726548e-006; ng(n+1)=1.719347e+002;
n=269; farx(n+1)=7.591139e+000; foe(n+1)=6.720718e+001; krok(n+1)=4.786183e-006; ng(n+1)=2.222579e+002;
n=270; farx(n+1)=7.500278e+000; foe(n+1)=6.715754e+001; krok(n+1)=6.706259e-006; ng(n+1)=1.712146e+002;
n=271; farx(n+1)=7.566256e+000; foe(n+1)=6.710834e+001; krok(n+1)=4.797026e-006; ng(n+1)=2.206176e+002;
n=272; farx(n+1)=7.476353e+000; foe(n+1)=6.705937e+001; krok(n+1)=6.687943e-006; ng(n+1)=1.707209e+002;
n=273; farx(n+1)=7.541675e+000; foe(n+1)=6.701080e+001; krok(n+1)=4.797026e-006; ng(n+1)=2.192468e+002;
n=274; farx(n+1)=7.452801e+000; foe(n+1)=6.696245e+001; krok(n+1)=6.679454e-006; ng(n+1)=1.699251e+002;
n=275; farx(n+1)=7.517489e+000; foe(n+1)=6.691450e+001; krok(n+1)=4.800045e-006; ng(n+1)=2.178520e+002;
n=276; farx(n+1)=7.429590e+000; foe(n+1)=6.686677e+001; krok(n+1)=6.667567e-006; ng(n+1)=1.692547e+002;
n=277; farx(n+1)=7.493589e+000; foe(n+1)=6.681943e+001; krok(n+1)=4.797026e-006; ng(n+1)=2.164934e+002;
n=278; farx(n+1)=7.406593e+000; foe(n+1)=6.677227e+001; krok(n+1)=6.676010e-006; ng(n+1)=1.682982e+002;
n=279; farx(n+1)=7.470027e+000; foe(n+1)=6.672549e+001; krok(n+1)=4.789225e-006; ng(n+1)=2.153878e+002;
n=280; farx(n+1)=7.383979e+000; foe(n+1)=6.667889e+001; krok(n+1)=6.679454e-006; ng(n+1)=1.673589e+002;
n=281; farx(n+1)=7.446827e+000; foe(n+1)=6.663267e+001; krok(n+1)=4.785964e-006; ng(n+1)=2.141735e+002;
n=282; farx(n+1)=7.361682e+000; foe(n+1)=6.658663e+001; krok(n+1)=6.679454e-006; ng(n+1)=1.665354e+002;
n=283; farx(n+1)=7.424009e+000; foe(n+1)=6.654097e+001; krok(n+1)=4.786183e-006; ng(n+1)=2.129840e+002;
n=284; farx(n+1)=7.339768e+000; foe(n+1)=6.649551e+001; krok(n+1)=6.667567e-006; ng(n+1)=1.659124e+002;
n=285; farx(n+1)=7.401439e+000; foe(n+1)=6.645041e+001; krok(n+1)=4.782160e-006; ng(n+1)=2.116907e+002;
n=286; farx(n+1)=7.318073e+000; foe(n+1)=6.640547e+001; krok(n+1)=6.676010e-006; ng(n+1)=1.649543e+002;
n=287; farx(n+1)=7.379223e+000; foe(n+1)=6.636089e+001; krok(n+1)=4.777380e-006; ng(n+1)=2.105923e+002;
n=288; farx(n+1)=7.296714e+000; foe(n+1)=6.631649e+001; krok(n+1)=6.676010e-006; ng(n+1)=1.641613e+002;
n=289; farx(n+1)=7.357262e+000; foe(n+1)=6.627243e+001; krok(n+1)=4.769474e-006; ng(n+1)=2.094421e+002;
n=290; farx(n+1)=7.275525e+000; foe(n+1)=6.622852e+001; krok(n+1)=6.695013e-006; ng(n+1)=1.631504e+002;
n=291; farx(n+1)=7.335614e+000; foe(n+1)=6.618494e+001; krok(n+1)=4.757843e-006; ng(n+1)=2.085534e+002;
n=292; farx(n+1)=7.254677e+000; foe(n+1)=6.614151e+001; krok(n+1)=6.706359e-006; ng(n+1)=1.622254e+002;
n=293; farx(n+1)=7.314305e+000; foe(n+1)=6.609842e+001; krok(n+1)=4.752214e-006; ng(n+1)=2.075567e+002;
n=294; farx(n+1)=7.234170e+000; foe(n+1)=6.605551e+001; krok(n+1)=6.706359e-006; ng(n+1)=1.614867e+002;
n=295; farx(n+1)=7.293180e+000; foe(n+1)=6.601291e+001; krok(n+1)=4.739811e-006; ng(n+1)=2.064635e+002;
n=296; farx(n+1)=7.213736e+000; foe(n+1)=6.597043e+001; krok(n+1)=6.741397e-006; ng(n+1)=1.603028e+002;
n=297; farx(n+1)=7.272299e+000; foe(n+1)=6.592825e+001; krok(n+1)=4.717423e-006; ng(n+1)=2.057861e+002;
n=298; farx(n+1)=7.193626e+000; foe(n+1)=6.588618e+001; krok(n+1)=6.773676e-006; ng(n+1)=1.590509e+002;
n=299; farx(n+1)=7.251909e+000; foe(n+1)=6.584443e+001; krok(n+1)=4.716515e-006; ng(n+1)=2.049638e+002;
n=300; farx(n+1)=7.174099e+000; foe(n+1)=6.580291e+001; krok(n+1)=6.742385e-006; ng(n+1)=1.587223e+002;

figure; semilogy(farx,'b'); hold on; semilogy(foe,'r'); xlabel('Iteracje'); ylabel('Earx, Eoe'); legend('Earx','Eoe'); title('Uczenie predyktora OE');
figure; subplot(2,1,1); semilogy(krok); xlabel('Iteracje'); ylabel('Krok');
subplot(2,1,2); semilogy(ng); xlabel('Iteracje'); ylabel('Norma gradientu');
Earx=farx(n+1)
Eoe=foe(n+1)
